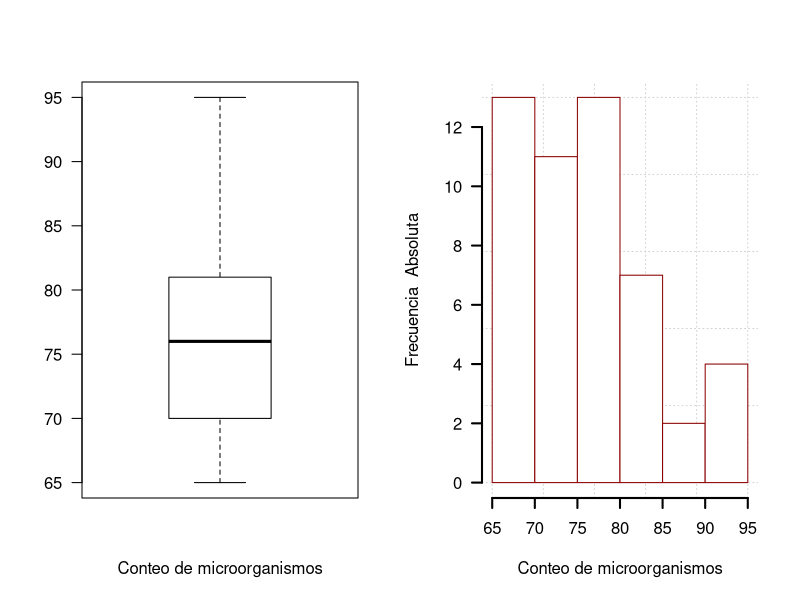
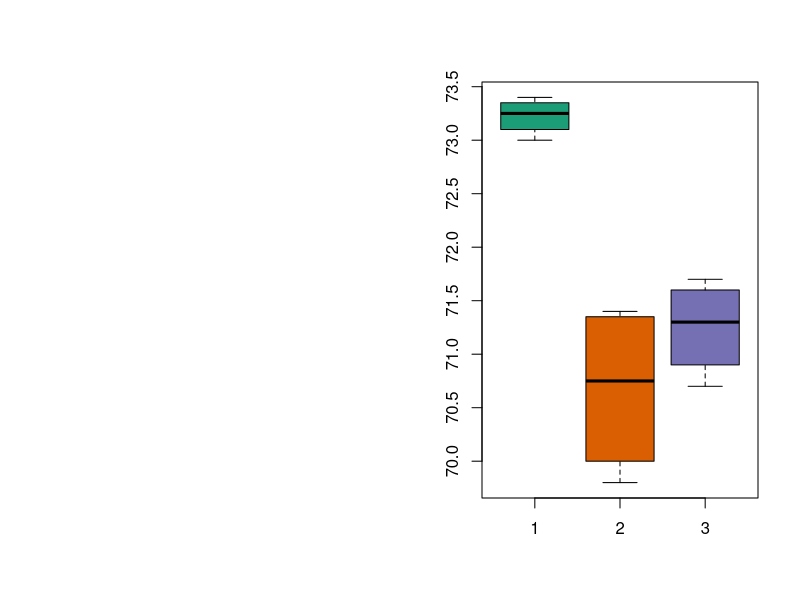

Reproduce these figures in R, in order.
## ---- chunk 1
knitr::opts_chunk$set(echo = TRUE, comment = NA)
## ---- chunk 2
cultivos<-c(78, 77, 69, 80, 85, 69, 78, 77, 76, 69, 65, 66, 78, 69, 90, 81, 82, 75, 72, 73, 71, 68, 67, 69, 68, 78, 79, 72, 73, 92, 91, 84, 86, 82, 74, 72, 73, 95, 76, 69, 78, 77, 95, 68, 73, 72, 85, 81, 80, 70)

mean(cultivos)  # media
sd(cultivos)    # desviación estandar
median(cultivos) # mediana

## ---- chunk 3
nf <- layout( matrix(c(2,1), nrow=1) )
hist(cultivos,xlab="Conteo de microorganismos",ylab="Frecuencia  Absoluta", las=1, panel.first=grid(),col="white",border="red4",lwd=2,main="")
boxplot(cultivos , xlab="Conteo de microorganismos" , col="white", las=1)
## ---- chunk 4
ca<-c(0.04045, 0.04040, 0.04038, 0.04042, 0.04035, 0.04042, 0.04044, 0.04045, 0.04038, 0.04039)
cat("media               : ",mean(ca), "\n")
cat("moda                : ",mode(ca),"\n")
cat("mediana             : ",median(ca),"\n")
cat("desviación estandar :",sd(ca),"\n")
## ---- chunk 5
Lab_A=c(73.2, 73.0, 73.4, 73.3)
Lab_B=c(69.8, 71.4, 71.3, 70.2)
Lab_C=c(70.7, 71.1, 71.7, 71.5)
datos=data.frame(Lab_A,Lab_B,Lab_C)
datos
## ---- chunk 6
library(RColorBrewer)
summary(datos)
boxplot(Lab_A,Lab_B,Lab_C,  col = brewer.pal(3, "Dark2"))
## ---- chunk 7

coef_var <- function(x, na.rm = FALSE) {
  sd(x, na.rm=na.rm) / mean(x, na.rm=na.rm)
}

coef_var(datos$LabA) # coeficiente de variación laboratorio A
coef_var(datos$LabB) # coeficiente de variación laboratorio B
coef_var(datos$LabC) # coeficiente de variación laboratorio C

